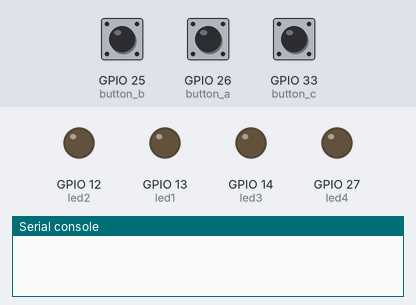
Bench run of a program on a simulated ESP32 board running MicroPython. On the bench: output pins drawn as LEDs (lit = HIGH), the last lines printed to the serial console. Inputs (shaded band) come from the test bench; at power-on: GPIO 26 (button_a) HIGH, GPIO 25 (button_b) HIGH, GPIO 33 (button_c) HIGH.

Above: at 1.2 s.
1.3 s: GPIO 26 (button_a) pulled LOW for 0.15 s
At 1.6 s:
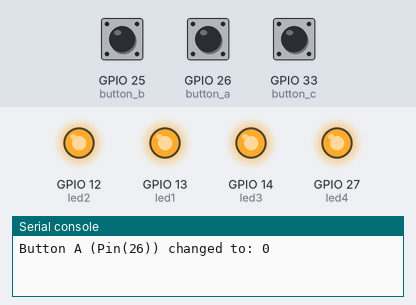
2.9 s: GPIO 25 (button_b) pulled LOW for 0.15 s
At 4.0 s:
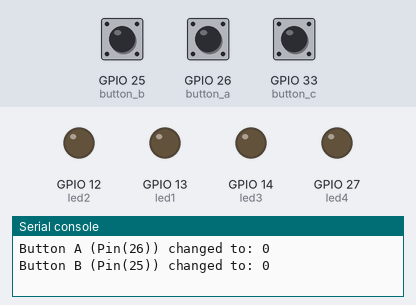
6.1 s: GPIO 26 (button_a) pulled LOW for 1 s
At 6.4 s:
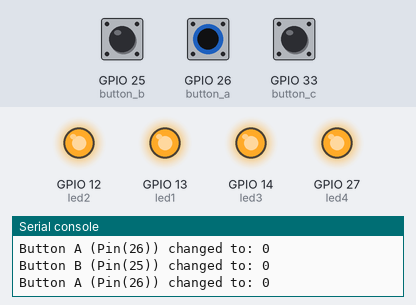
8.6 s: GPIO 25 (button_b) pulled LOW for 1 s
At 9.5 s:
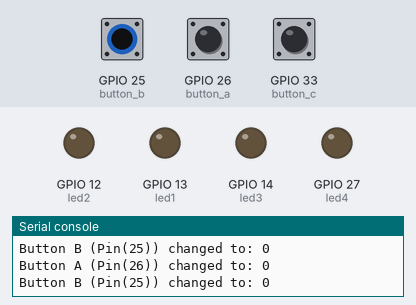
Timing chart, 0 to 11.6 s (numbered marks = the images above; inputs shaded):
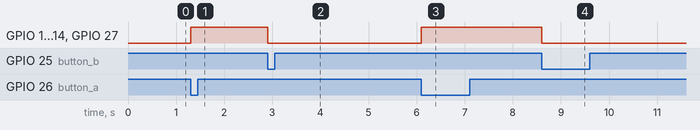

Measured:
- after the input at 1.3 s, GPIO 12 (led2), GPIO 13 (led1), GPIO 14 (led3), GPIO 27 (led4): LOW → HIGH at once
- after the input at 2.9 s, GPIO 12 (led2), GPIO 13 (led1), GPIO 14 (led3), GPIO 27 (led4): HIGH → LOW at once
- after the input at 6.1 s, GPIO 12 (led2), GPIO 13 (led1), GPIO 14 (led3), GPIO 27 (led4): LOW → HIGH at once
- after the input at 8.6 s, GPIO 12 (led2), GPIO 13 (led1), GPIO 14 (led3), GPIO 27 (led4): HIGH → LOW at once

The program:

int4.py
```python
import time
from micropython import const
from machine import Pin

BUTTON_A_PIN = const(26)
BUTTON_B_PIN = const(25)
BUTTON_C_PIN = const(33)
led1=Pin(13,Pin.OUT)
led2=Pin(12,Pin.OUT)
led3=Pin(14,Pin.OUT)
led4=Pin(27,Pin.OUT)

class Button:
    """
    Debounced pin handler
    usage e.g.:
    def button_callback(pin):
        print("Button (%s) changed to: %r" % (pin, pin.value()))
    button_handler = Button(pin=Pin(32, mode=Pin.IN, pull=Pin.PULL_UP), callback=button_callback)
    """
    def __init__(self, pin, callback, trigger=Pin.IRQ_FALLING, min_ago=300):
        self.callback = callback
        self.min_ago = min_ago


        self._blocked = False
        self._next_call = time.ticks_ms() + self.min_ago


        pin.irq(trigger=trigger, handler=self.debounce_handler)

    def call_callback(self, pin):
        self.callback(pin)

    def debounce_handler(self, pin):
        if time.ticks_ms() > self._next_call:
            self._next_call = time.ticks_ms() + self.min_ago
            self.call_callback(pin)
        #else:
        #    print("debounce: %s" % (self._next_call - time.ticks_ms()))

def button_a_callback(pin):
    print("Button A (%s) changed to: %r" % (pin, pin.value()))
    led1.value(1)
    led2.value(1)
    led3.value(1)
    led4.value(1)

def button_b_callback(pin):
    print("Button B (%s) changed to: %r" % (pin, pin.value()))
    led1.value(0)
    led2.value(0)
    led3.value(0)
    led4.value(0)

def button_c_callback(pin):
    print("Button C (%s) changed to: %r" % (pin, pin.value()))

button_a = Button(pin=Pin(BUTTON_A_PIN, mode=Pin.IN, pull=Pin.PULL_UP), callback=button_a_callback)
button_b = Button(pin=Pin(BUTTON_B_PIN, mode=Pin.IN, pull=Pin.PULL_UP), callback=button_b_callback)
button_c = Button(pin=Pin(BUTTON_C_PIN, mode=Pin.IN, pull=Pin.PULL_UP), callback=button_c_callback)
```
